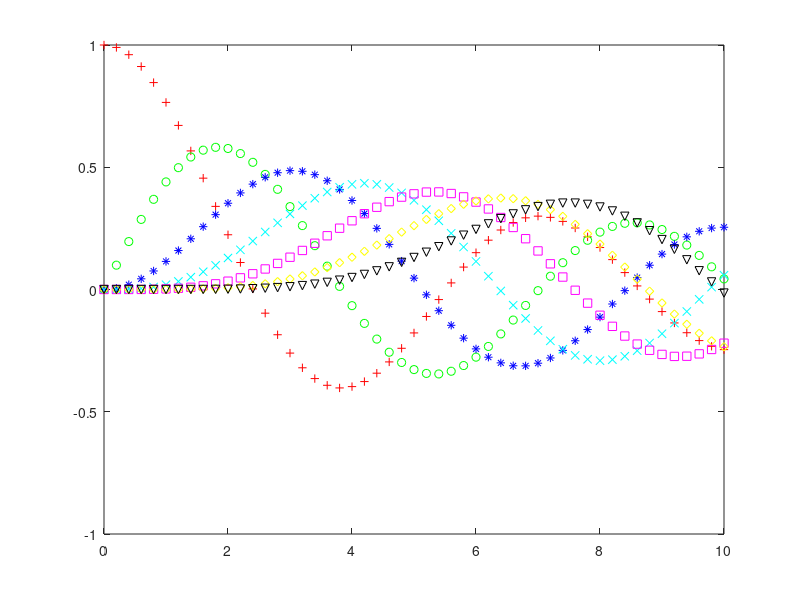

This figure's MATLAB source: (Note: this script raises an error after producing the figure.)
	% Generate some data using the besselj function
x = 0:0.2:10;
y0 = besselj(0,x);
y1 = besselj(1,x);
y2 = besselj(2,x);
y3 = besselj(3,x);
y4 = besselj(4,x);
y5 = besselj(5,x);
y6 = besselj(6,x);

% Plot the points from the Bessel functions using standard marker types
fig = figure;
plot(x, y0, 'r+', x, y1, 'go', x, y2, 'b*', x, y3, 'cx', ...
    x, y4, 'ms', x, y5, 'yd', x, y6, 'kv');

% PLOTLY     
response = fig2plotly(fig,'name','matlab_line_markers');
plotly_url = response.url;
